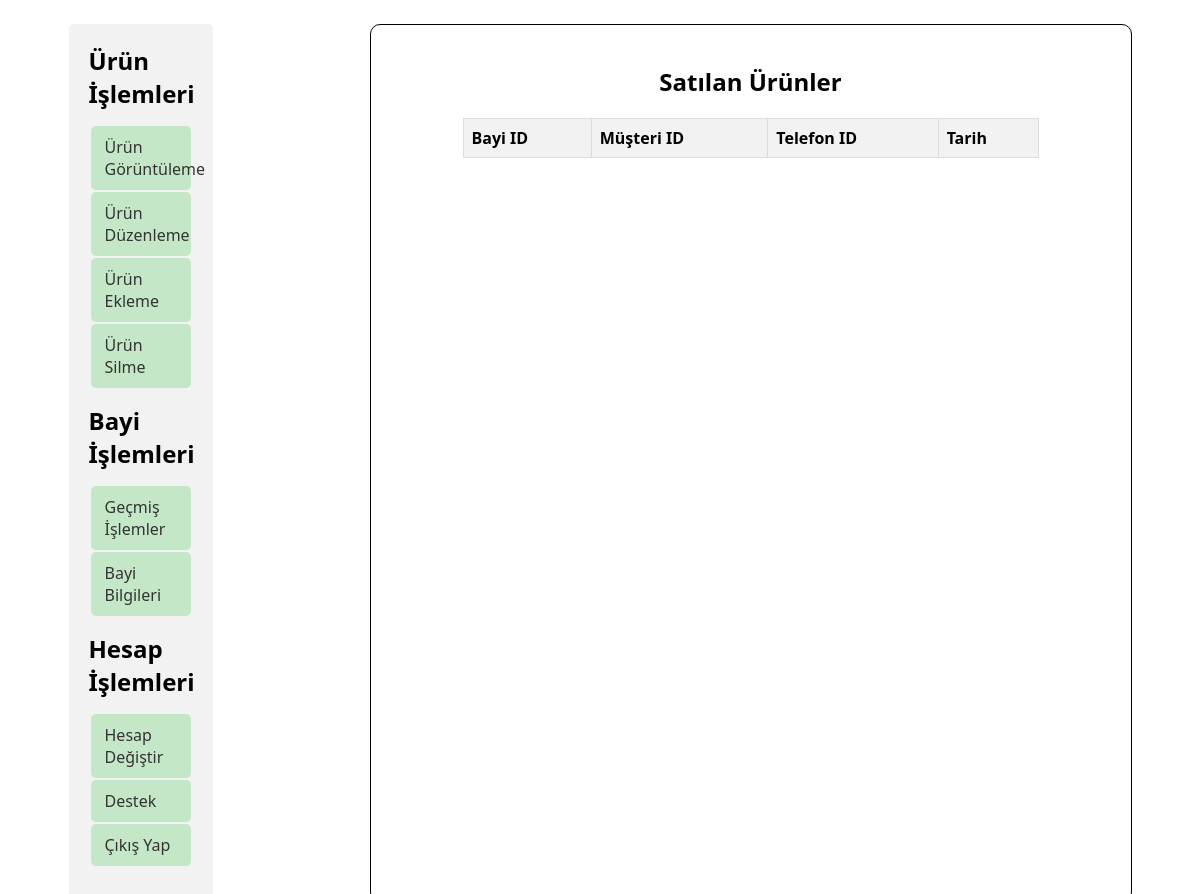
The app's page /php/users/bayi_yonetim/bayi_islem/bayi_gecmis_islem.php?id=3, older data.
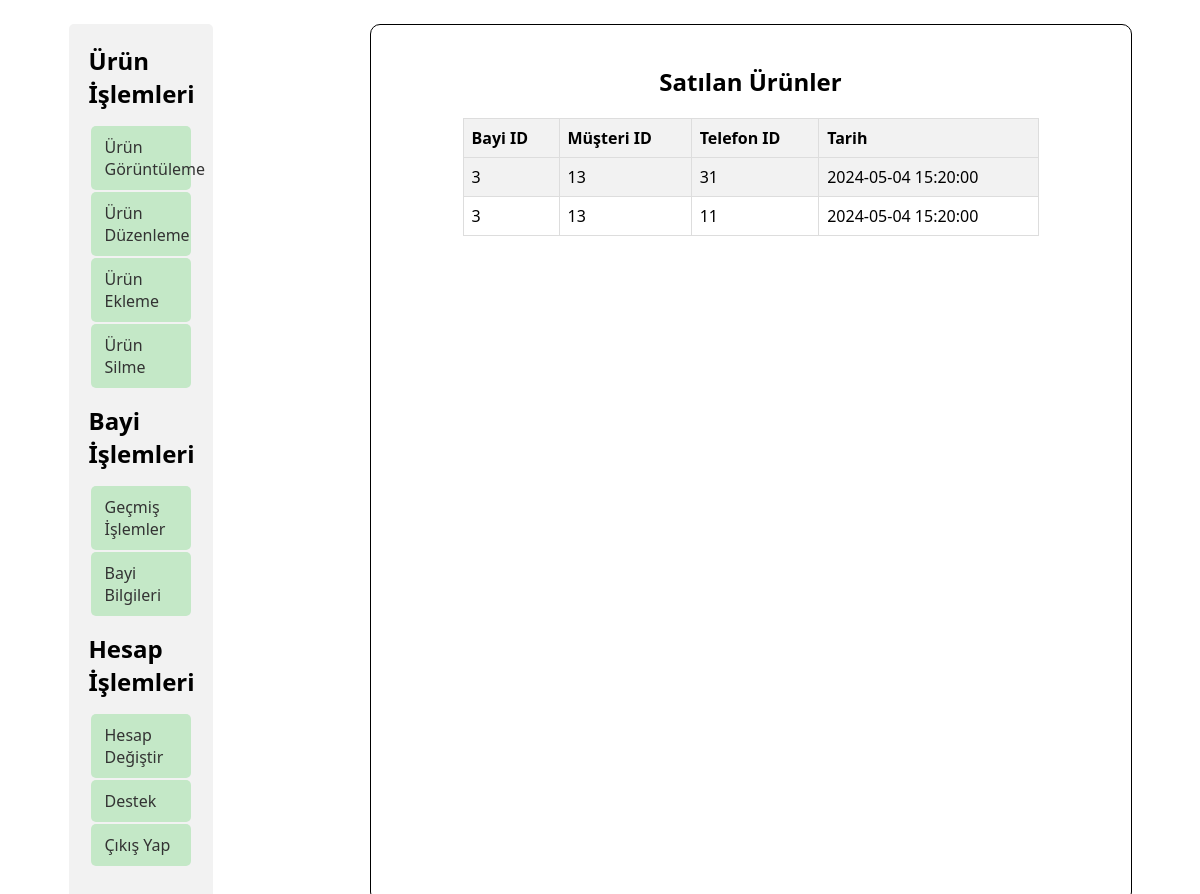
The same page, newer data.
### tables this page shows
CREATE TABLE `satilan_urun` (
  `satis` int(11) NOT NULL,
  `bayi_id` int(11) DEFAULT NULL,
  `musteri_id` int(11) DEFAULT NULL,
  `telefon_id` int(11) DEFAULT NULL,
  `tarih` timestamp NULL DEFAULT current_timestamp()
);

### php/users/bayi_yonetim/bayi_islem/bayi_gecmis_islem.php (the view, shortened to what this page needs)
<!DOCTYPE html>
<html lang="en">
<head>
  <link rel="stylesheet" href="../../../../css/master_admin.css">
</head>
<body>
  <div id="container">
    <div id="left_container">
      <?php
      $id=$_GET['id'];
      include("../bayi_left_bar.php"); ?>
    </div>
    <div id="right_container" class="admin_container">
    <h2>Satılan Ürünler</h2>
<table>
  <tr>
    <th>Bayi ID</th>
    <th>Müşteri ID</th>
    <th>Telefon ID</th>
    <th>Tarih</th>
  </tr>
  <?php
  include('../../../contact/contact.php');
  $id = $_GET["id"];
  $query = mysqli_query($connection, "SELECT * FROM satilan_urun WHERE bayi_id='$id'");
  while ($row = mysqli_fetch_array($query)) {
    echo "<tr>";
    echo "<td>" . $row['bayi_id'] . "</td>";
    echo "<td>" . $row['musteri_id'] . "</td>";
    echo "<td>" . $row['telefon_id'] . "</td>";
    echo "<td>" . $row['tarih'] . "</td>";
    echo "</tr>";
  }
  ?>
</table>
          </div>
        </div>
</body>
</html>

### php/users/bayi_yonetim/bayi_left_bar.php
<h2>Ürün İşlemleri</h2>
<ul>
  <li><a href="../urun_islem/urun_gor.php?id=<?php echo $id; ?>">Ürün Görüntüleme</a></li>
  <li><a href="../urun_islem/urun_degis.php?id=<?php echo $id; ?>">Ürün Düzenleme</a></li>
  <li><a href="../urun_islem/urun_ekle.php?id=<?php echo $id; ?>">Ürün Ekleme</a></li>
  <li><a href="../urun_islem/urun_sil.php?id=<?php echo $id; ?>">Ürün Silme</a></li>
</ul>
<h2>Bayi İşlemleri</h2>
<ul>
  <li><a href="../bayi_islem/bayi_gecmis_islem.php?id=<?php echo $id; ?>">Geçmiş İşlemler</a></li>
  <li><a href="../bayi_islem/bayi_bilgi.php?id=<?php echo $id; ?>">Bayi Bilgileri</a></li>
</ul>
<h2>Hesap İşlemleri</h2>
<ul>
  <li><a href="../hesap_islem/hesap_ayarlari_degis.php?id=<?php echo $id; ?>">Hesap Değiştir</a></li>
  <li><a href="../hesap_islem/hesap_destek.php?id=<?php echo $id; ?>">Destek</a></li>
  <li><a href="../hesap_islem/cikis_yap.php">Çıkış Yap</a></li>
</ul>

### css/master_admin.css (style rules this page uses)
* { font-family: 'Segoe UI', Tahoma, Geneva, Verdana, sans-serif; }
#container { display: flex; justify-content: space-around; margin-top: 2%; }
#left_container { width: 12%; background-color: #f2f2f2; padding: 20px; border-radius: 5px; box-sizing: border-box; }
#left_container h2 { margin: 0; padding: 0; }
#left_container ul { list-style: none; padding: 0; }
#left_container ul li { margin-bottom: 0; }
#left_container a { display: block; padding: 5px 7px; text-decoration: none; color: #333; }
#right_container { border: 1px solid black; width: 60%; border-radius: 10px; margin-left: 20px; padding: 20px; text-align: center; }
#left_container li { border-radius: 5px; background-color: #c4e8c7; padding: 5px 7px; margin: auto; margin: 2px; }
body { font-family: 'Segoe UI', Tahoma, Geneva, Verdana, sans-serif; margin: 0; padding: 0; }

### php/users/bayi_yonetim/bayi_islem/bayi_gecmis_islem.php (style rules this page uses)
table { border-collapse: collapse; width: 80%; margin: auto; }
th, td { border: 1px solid #dddddd; text-align: left; padding: 8px; }
th { background-color: #f2f2f2; }
tr:nth-child(even) { background-color: #f2f2f2; }

Row changes from the older to the newer data that the page shows:
added satilan_urun: bayi "3", musteri "13", telefon "31", tarih "2024-05-04 15:20:00"
added satilan_urun: bayi "3", musteri "13", telefon "11", tarih "2024-05-04 15:20:00"
